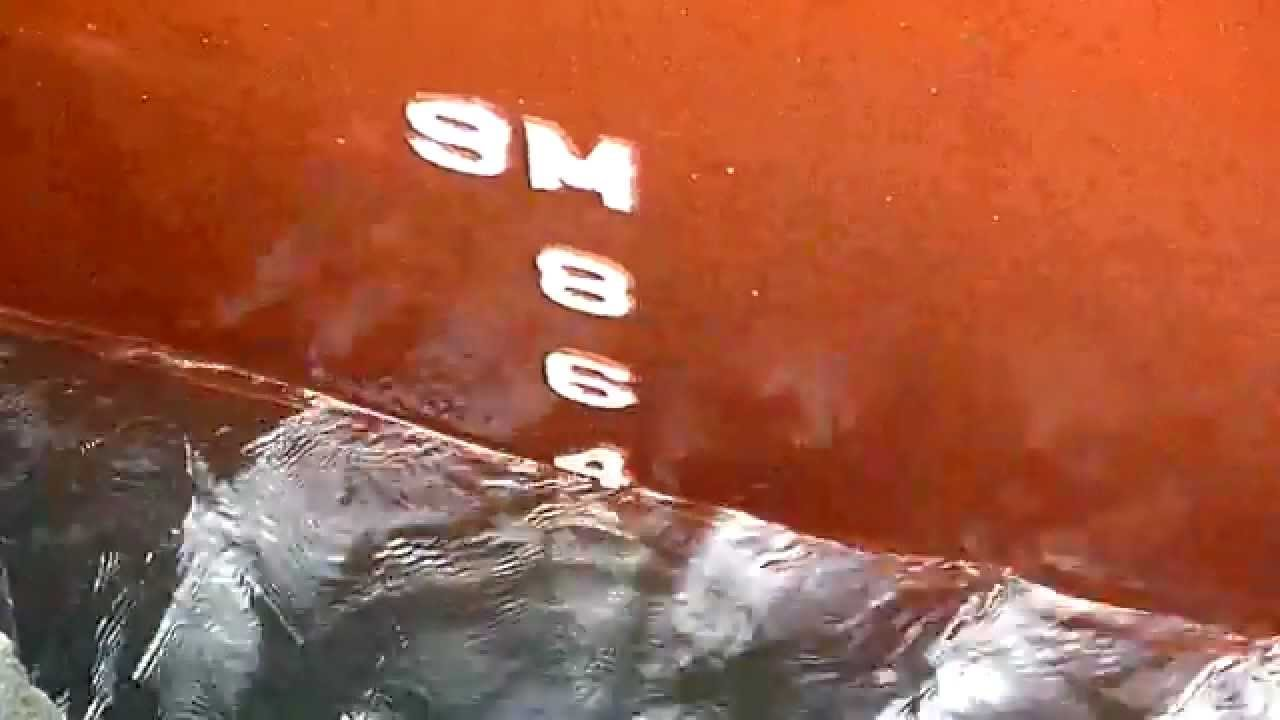
#> input picture example.jpg, 1280 x 720 px
$ python draftline.py
#> lines starting #> are read from the running program, lines starting #| are printed output that depends on the picture; after the words box and inside, x2 and y2 are one past the last pixel; in counts of white or black regions, pixels touching at a corner belong together
import os
import cv2 as cv
import numpy as np
import math
import matplotlib.pyplot as plt


img = "example.jpg"
img = cv.imread(img)
#> img is the input picture: shape (720, 1280, 3); mean B, G, R 65.5, 91.3, 163.4

#Extracting Red Channel
red = img.copy()
red[:, :, 0] = 0
red[:, :, 1] = 0
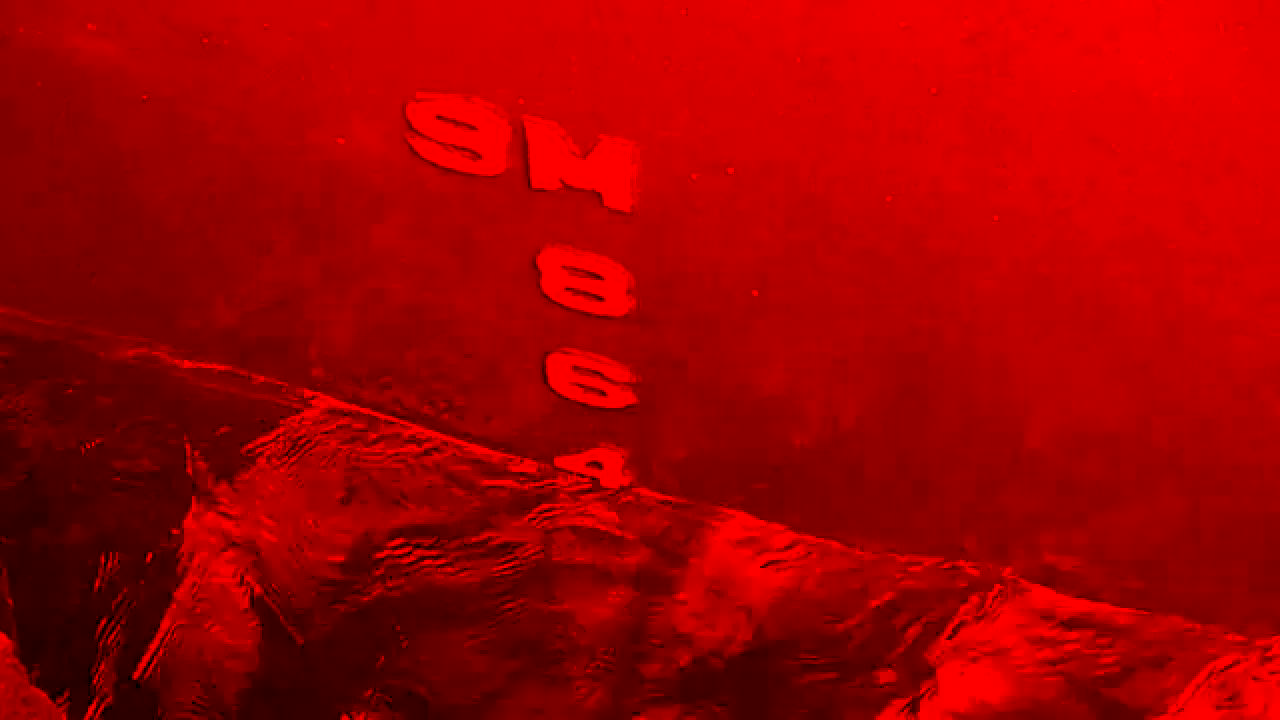
#> red: shape (720, 1280, 3); mean B, G, R 0, 0, 163.4

ret,img = cv.threshold(red,127,255,cv.THRESH_BINARY)

#Convert to Gray and threshold
img = cv.cvtColor(img, cv.COLOR_BGR2GRAY)
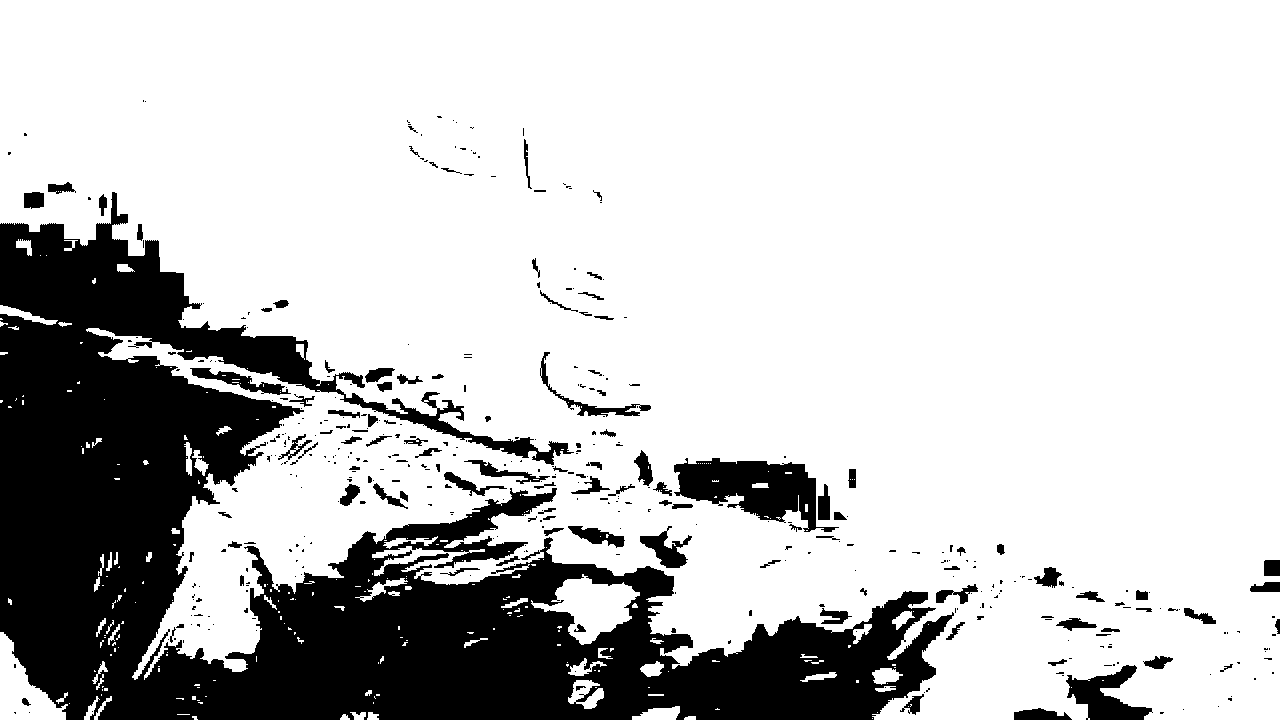
#> img: shape (720, 1280); values 0 (black) and 76 (white), 77.7% white; 418 black regions (301 under 20 px), largest, box (x1, y1, x2, y2) and area: (0, 192, 954, 720) 181132, (674, 458, 839, 532) 6279, (1066, 665, 1153, 720) 2295
ret, thresh = cv.threshold(img,0,200,cv.THRESH_BINARY_INV+cv.THRESH_OTSU)
#> ret = 0

#Extract lines
thresh = cv.Canny(thresh,100,200)
#> thresh: shape (720, 1280); 2.1% white in thin lines or dots, all inside (x1, y1, x2, y2) = (0, 99, 1280, 720)
cdst = cv.cvtColor(thresh, cv.COLOR_GRAY2BGR)
cdstP = np.copy(cdst)


#Draw lines with Hough

lines = cv.HoughLines(thresh, 1, np.pi / 180, 150, None, 0, 0)
#> lines = [[315, 1.82], [330, 1.8], [274, 1.88], [286, 1.85], [295, 1.83], [283, 1.87], [292, 1.83]]

if lines is not None:
    for i in range(len(lines)):
        rho = lines[i][0][0]
        theta = lines[i][0][1]
        a = math.cos(theta)
        b = math.sin(theta)
        x0 = a * rho
        y0 = b * rho
        pt1 = (int(x0 + 1000*(-b)), int(y0 + 1000*(a)))
        pt2 = (int(x0 - 1000*(-b)), int(y0 - 1000*(a)))
        cv.line(cdst, pt1, pt2, (0,0,255), 3, cv.LINE_AA)
#> this loop made 7 passes
#> (rho, theta, a, b, x0, y0, pt1, pt2) on passes 1 to 7: (315, 1.82, -0.242, 0.97, -76.21, 305.6, (-1046, 63), (894, 547)), (330, 1.8, -0.225, 0.974, -74.23, 321.5, (-1048, 96), (900, 546)), (274, 1.88, -0.309, 0.951, -84.67, 260.6, (-1035, -48), (866, 569)), (286, 1.85, -0.276, 0.961, -78.83, 274.9, (-1040, 0), (882, 550)), (295, 1.83, -0.259, 0.966, -76.35, 284.9, (-1042, 26), (889, 543)), (283, 1.87, -0.292, 0.956, -82.74, 270.6, (-1039, -21), (873, 563)), (292, 1.83, -0.259, 0.966, -75.58, 282.1, (-1041, 23), (890, 540))
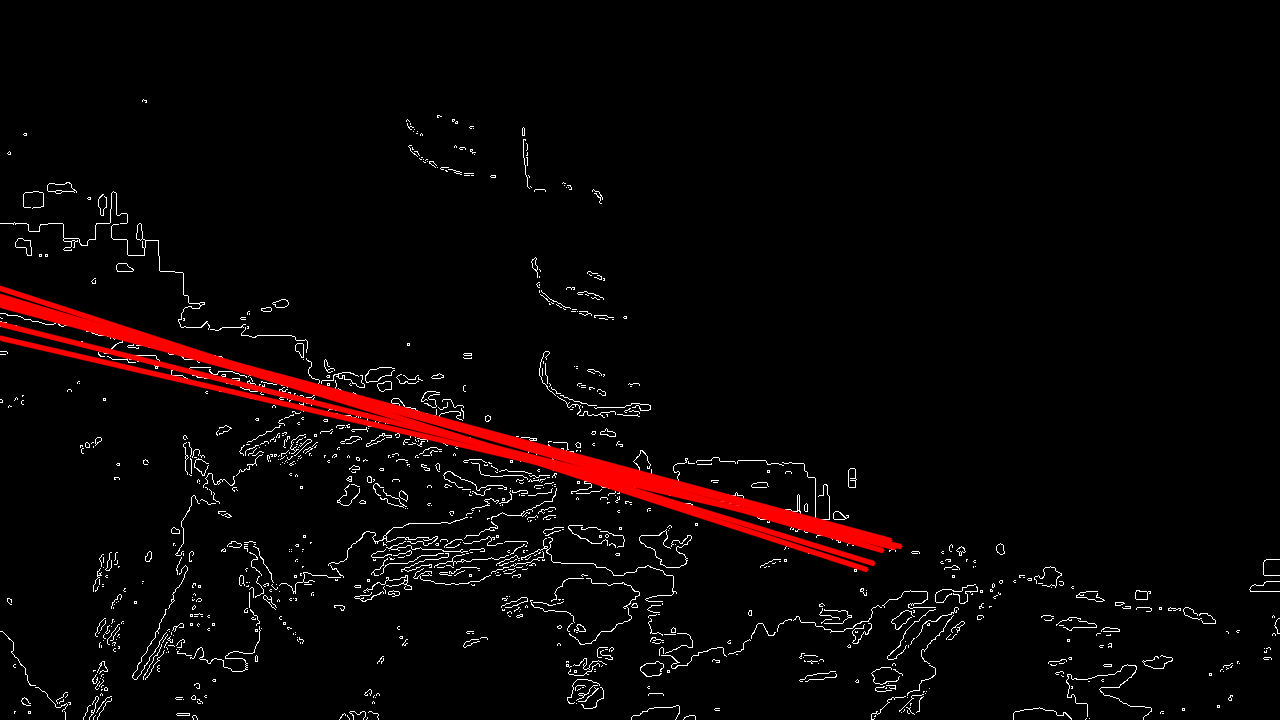
#> cdst: shape (720, 1280, 3); mean B, G, R 4.6, 4.6, 10.9


#Draw lines with probabilistic Hough
linesP = cv.HoughLinesP(thresh, 1, np.pi / 180, 50, None, 50, 10)
#> linesP = 25 rows, first 6: [340, 409, 400, 423], [427, 427, 507, 453], [712, 503, 791, 521], [452, 427, 502, 440], [753, 514, 814, 529], [334, 397, 436, 429]

if linesP is not None:
    for i in range(0, len(linesP)):
        l = linesP[i][0]
        cv.line(cdstP, (l[0], l[1]), (l[2], l[3]), (0,0,255), 3, cv.LINE_AA)
#> this loop made 25 passes
#> l on passes 1 to 12: [340, 409, 400, 423], [427, 427, 507, 453], [712, 503, 791, 521], [452, 427, 502, 440], [753, 514, 814, 529], [334, 397, 436, 429], [647, 487, 711, 502], [405, 567, 476, 567], [86, 331, 151, 347], [93, 327, 150, 342], [213, 374, 287, 386], [452, 559, 551, 559]
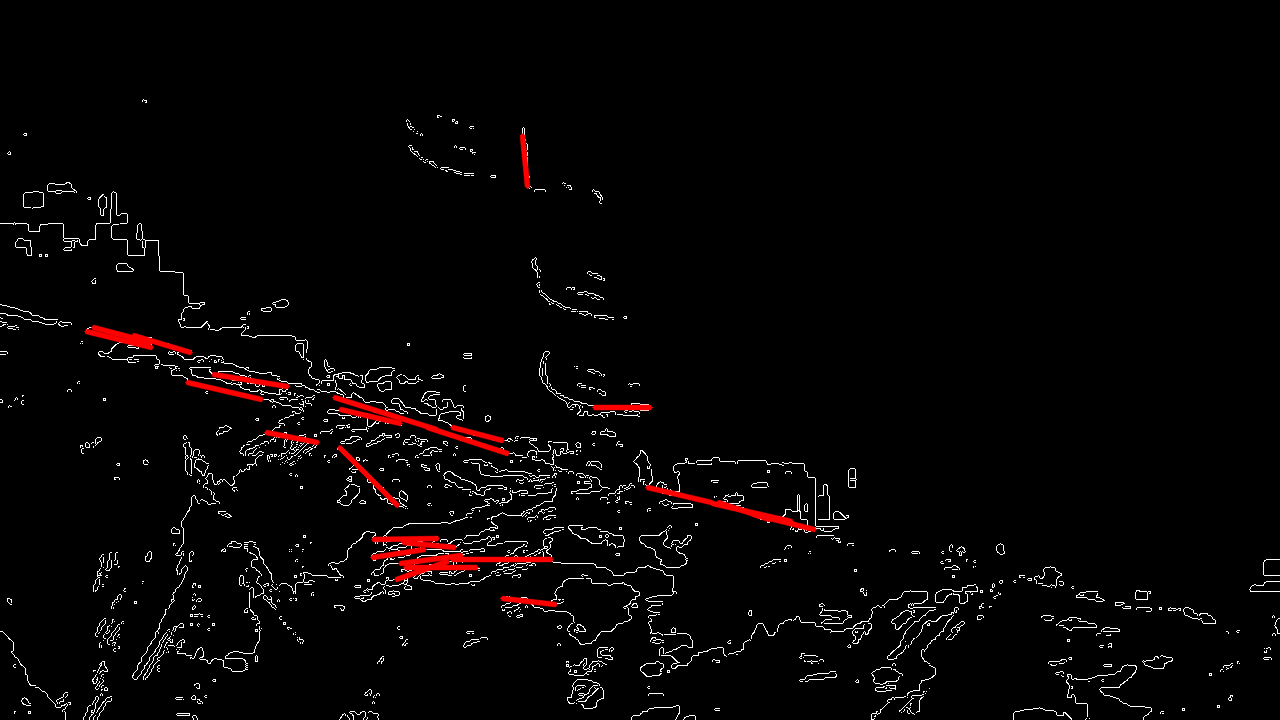
#> cdstP: shape (720, 1280, 3); mean B, G, R 4.8, 4.8, 7.1


cv.namedWindow("output", cv.WINDOW_NORMAL)
cv.resizeWindow("output", 800, 600)
cv.imshow("output", cdst)

cv.waitKey()
